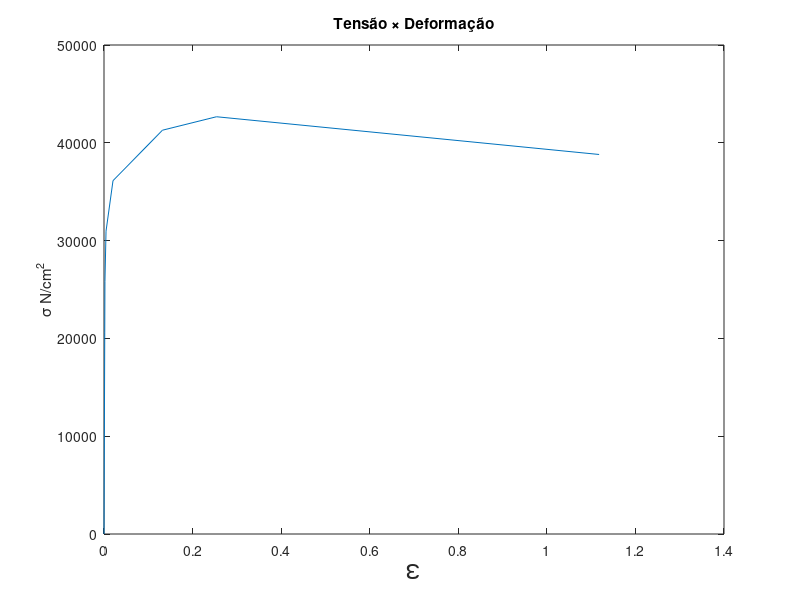

Write MATLAB code to recreate this figure.
clc,clear,close all

%% Questão 1. 
% Os dados a seguir foram obtidos de um corpo de prova de uma liga
% de cobre com 12,830 mm de diâmetro e comprimento inicial de 5,080 cm. Após a
% fratura, o comprimento total era de 7,655 cm, com diâmetro de 9,500 mm.

%% Dados do problema
D0=1.283 % [cm]
Df=0.950 % [cm]
A0=(pi*D0^2)/4 % [cm^2]
I0 = 5,08 % [cm]
If= 7.655 %[cm]
Af=(pi*Df^2)/4 % [cm^2]
Carga=[0 13345 26680 33362 40034 46706 53379 55158 50170]
Deltal=[0 0.00424 0.00846 0.01059 0.02286 0.10160 0.66 1.27 5.59]

%% Trace a curva tensão-deformação e calcule:
Tensao=ones(1,9)
Deformacao=ones(1,9)

for i=1:9
    Tensao(i)=Carga(i)/A0
    Deformacao(i)=Deltal(i)/I0
end

figure(1)
plot(Deformacao,Tensao)
title('Tensão \times Deformação')
ylabel('\sigma N/{cm}^2'),xlabel('\epsilon','FontSize',20)

%% a) o módulo de elasticidade;

ModuloElasticidade = Tensao(4)/Deformacao(4)

%% b) a ductilidade;

Ductilidade = (A0-Af)/A0*100

%% c) a tensão de escoamento;

TensaoEscoamento = Tensao(5)

%% d) o limite de resistência à tração;

LimiteResistenciaTracao = max(Tensao)

%% e) a tensão de ruptura;

TensaoRuptura = Tensao(end)

%% f) a rigidez;

Poisson = ((D0-Df)/D0)/((If-I0)/I0)
Rigidez = ModuloElasticidade/(2+2*Poisson)

%% g) a tensão verdadeira na fratura

TensaoVerdadeira = TensaoRuptura*(1+((If-I0)/I0))